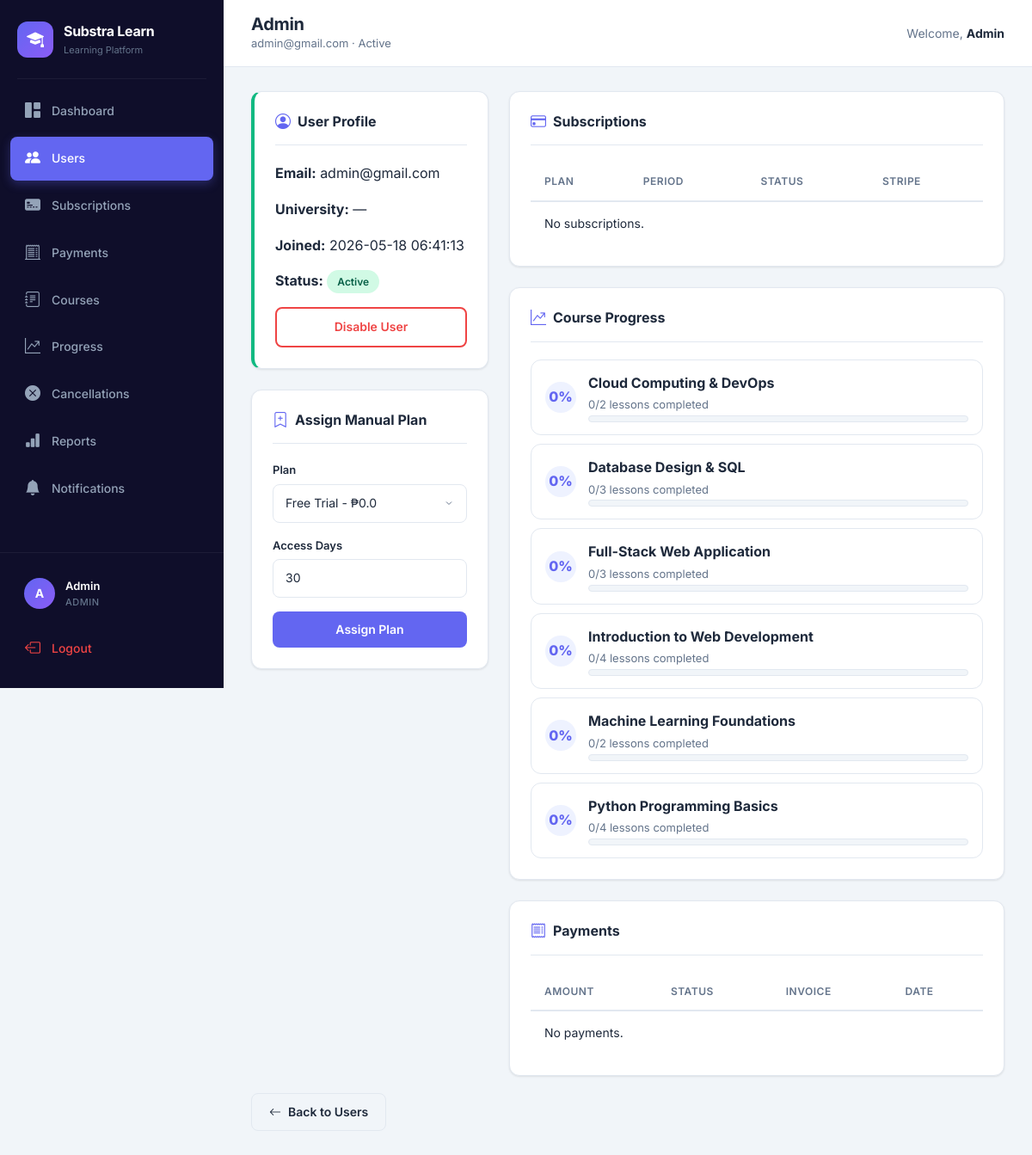
Before: /admin/user/1 (signed in) with the older database file.
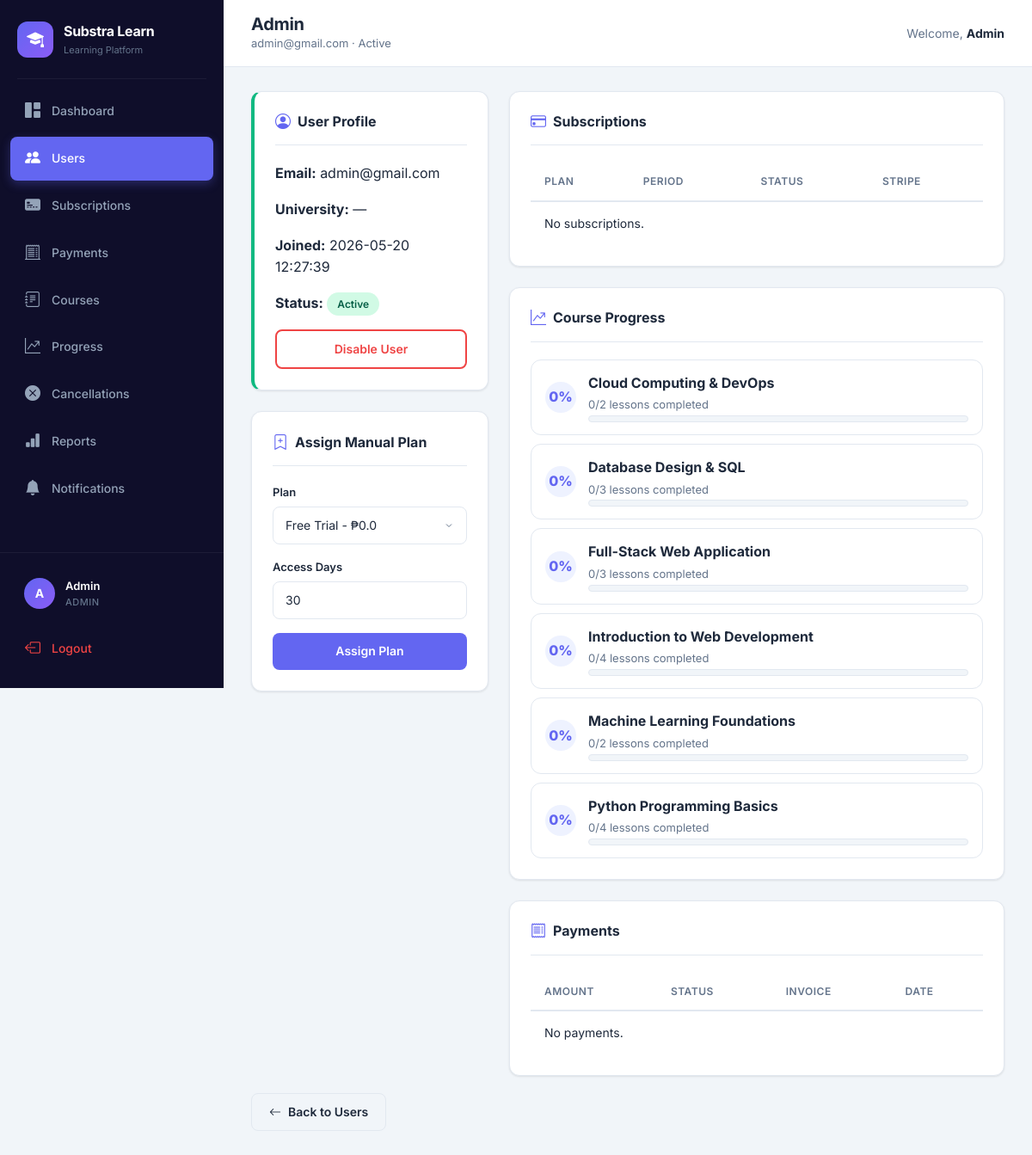
After: the same page with the newer database file.
### tables this page shows
CREATE TABLE users (
    id INTEGER PRIMARY KEY AUTOINCREMENT,
    name TEXT NOT NULL,
    email TEXT UNIQUE NOT NULL,
    password TEXT NOT NULL,
    role TEXT DEFAULT 'user',
    status TEXT DEFAULT 'active',
    university TEXT DEFAULT '',
    email_verified INTEGER DEFAULT 1,
    created_at TEXT DEFAULT (datetime('now'))
);

### app.py (the view)
@app.route("/admin/user/<int:user_id>")
@admin_required
def admin_user_detail(user_id):
    conn = get_db(); user = conn.execute("SELECT * FROM users WHERE id=?", (user_id,)).fetchone()
    if not user: conn.close(); flash("User not found", "danger"); return redirect("/admin/users")
    subs = conn.execute("""SELECT s.*, p.name as plan_name, p.price, p.billing_cycle FROM subscriptions s JOIN plans p ON s.plan_id=p.id WHERE s.user_id=? ORDER BY s.id DESC""", (user_id,)).fetchall()
    progress = conn.execute("""SELECT c.id, c.title, COUNT(DISTINCT l.id) total_lessons, COUNT(DISTINCT CASE WHEN COALESCE(lp.progress_percent,0)>=100 THEN l.id END) completed_lessons FROM courses c LEFT JOIN lessons l ON l.course_id=c.id LEFT JOIN lesson_progress lp ON lp.lesson_id=l.id AND lp.user_id=? GROUP BY c.id ORDER BY c.title""", (user_id,)).fetchall()
    payments = conn.execute("SELECT * FROM payments WHERE user_id=? ORDER BY id DESC", (user_id,)).fetchall()
    plans = conn.execute("SELECT * FROM plans WHERE status='active' ORDER BY price").fetchall(); conn.close()
    return render_template("admin_user_detail.html", user=user, subs=subs, progress=progress, payments=payments, plans=plans)

### app.py (called while the page is built)
def get_db():
    conn = sqlite3.connect(os.getenv("DATABASE_PATH", DB_PATH), timeout=10)
    conn.row_factory = sqlite3.Row
    conn.execute("PRAGMA journal_mode=WAL")
    conn.execute("PRAGMA busy_timeout=10000")
    conn.execute("PRAGMA foreign_keys=ON")
    return conn

def get_csrf_token():
    if "_csrf_token" not in session:
        session["_csrf_token"] = secrets.token_urlsafe(32)
    return session["_csrf_token"]

@app.context_processor
def inject_helpers():
    def csrf_field():
        return Markup(f'<input type="hidden" name="csrf_token" value="{escape(get_csrf_token())}">')
    return {"csrf_token": get_csrf_token, "csrf_field": csrf_field}

@app.before_request
def protect_posts():
    if request.method != "POST" or request.endpoint == "stripe_webhook":
        return
    sent = request.form.get("csrf_token", "")
    expected = session.get("_csrf_token", "")
    if not expected or not hmac.compare_digest(sent, expected):
        abort(400, "Invalid CSRF token")

### templates/admin_user_detail.html
{% extends "base.html" %}
{% block page_title %}{{ user['name'] }}{% endblock %}
{% block page_subtitle %}{{ user['email'] }} · {{ user['status']|title }}{% endblock %}
{% block content %}
<div class="row g-4">
  <div class="col-lg-4"><div class="content-card active-sub-card"><div class="card-header-custom"><h2 class="card-title"><i class="bi bi-person-circle"></i> User Profile</h2></div><p><strong>Email:</strong> {{ user['email'] }}</p><p><strong>University:</strong> {{ user['university'] or '—' }}</p><p><strong>Joined:</strong> {{ user['created_at'] }}</p><p><strong>Status:</strong> <span class="badge-status {{ 'badge-active' if user['status']=='active' else 'badge-expired' }}">{{ user['status']|title }}</span></p><form method="POST" action="/admin/user/{{ user['id'] }}/toggle_status" onsubmit="return confirmSubmit('Change this user status?')">{{ csrf_field()|safe }}<button class="btn-custom btn-outline-danger w-100">{{ 'Disable' if user['status']=='active' else 'Enable' }} User</button></form></div>
  <div class="content-card mt-4"><div class="card-header-custom"><h2 class="card-title"><i class="bi bi-bookmark-plus"></i> Assign Manual Plan</h2></div><form method="POST" action="/admin/user/{{ user['id'] }}/assign_plan">{{ csrf_field()|safe }}<div class="form-group"><label class="form-label">Plan</label><select name="plan_id" class="form-input">{% for p in plans %}<option value="{{ p['id'] }}">{{ p['name'] }} - ₱{{ p['price'] }}</option>{% endfor %}</select></div><div class="form-group"><label class="form-label">Access Days</label><input type="number" name="days" value="30" min="1" class="form-input"></div><button class="btn-custom btn-primary-custom w-100">Assign Plan</button></form></div></div>
  <div class="col-lg-8"><div class="content-card"><div class="card-header-custom"><h2 class="card-title"><i class="bi bi-credit-card"></i> Subscriptions</h2></div><div class="table-wrapper"><table class="table-custom"><thead><tr><th>Plan</th><th>Period</th><th>Status</th><th>Stripe</th></tr></thead><tbody>{% for s in subs %}<tr><td>{{ s['plan_name'] }}</td><td>{{ s['start_date'] }} → {{ s['end_date'] }}</td><td><span class="badge-status {{ 'badge-active' if s['status']=='active' else 'badge-expired' }}">{{ s['status']|title }}</span></td><td><span class="text-muted-custom">{{ s['stripe_subscription_id'] or 'Manual/local' }}</span></td></tr>{% else %}<tr><td colspan="4">No subscriptions.</td></tr>{% endfor %}</tbody></table></div></div>
  <div class="content-card mt-4"><div class="card-header-custom"><h2 class="card-title"><i class="bi bi-graph-up-arrow"></i> Course Progress</h2></div><div class="lesson-list">{% for r in progress %}{% set percent = ((r['completed_lessons'] / r['total_lessons'] * 100)|round|int) if r['total_lessons'] else 0 %}<div class="lesson-row"><div class="lesson-number">{{ percent }}%</div><div class="lesson-info"><strong>{{ r['title'] }}</strong><span>{{ r['completed_lessons'] }}/{{ r['total_lessons'] }} lessons completed</span><div class="progress-track progress-track-sm"><div class="progress-fill" style="width: {{ percent }}%;"></div></div></div></div>{% endfor %}</div></div>
  <div class="content-card mt-4"><div class="card-header-custom"><h2 class="card-title"><i class="bi bi-receipt"></i> Payments</h2></div><div class="table-wrapper"><table class="table-custom"><thead><tr><th>Amount</th><th>Status</th><th>Invoice</th><th>Date</th></tr></thead><tbody>{% for p in payments %}<tr><td>{{ p['currency'] }} {{ "%.2f"|format(p['amount']) }}</td><td>{{ p['status'] }}</td><td>{{ p['stripe_invoice_id'] or '—' }}</td><td>{{ p['paid_at'] or p['created_at'] }}</td></tr>{% else %}<tr><td colspan="4">No payments.</td></tr>{% endfor %}</tbody></table></div></div></div>
</div>
<div style="margin-top:20px;"><a href="/admin/users" class="btn-custom btn-secondary-custom"><i class="bi bi-arrow-left"></i> Back to Users</a></div>
{% endblock %}

Changed rows visible on the page:
changed users "Admin": created_at "2026-05-18 06:41:13" → "2026-05-20 12:27:39"
